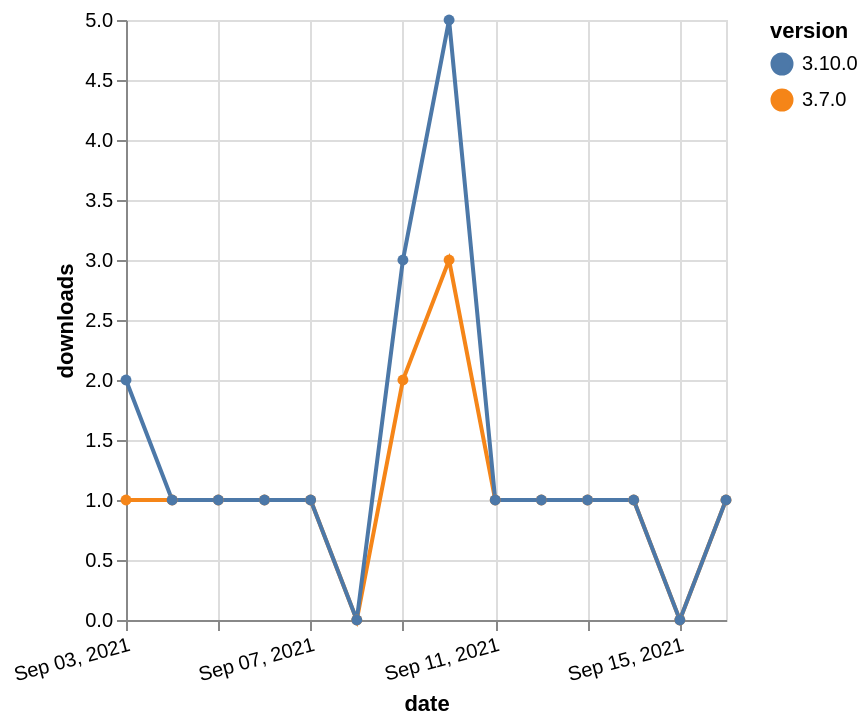

Express this chart as Vega-Lite.
### Vega-Lite specification from a JSON file in a GitHub repository (floating-point values rounded to 4 significant figures)
{"$schema": "https://vega.github.io/schema/vega-lite/v5.json", "description": "A simple bar chart with embedded data.", "data": {"values": [{"date": "2021-09-03", "total": 301, "delta": 1, "version": "3.7.0"}, {"date": "2021-09-04", "total": 302, "delta": 1, "version": "3.7.0"}, {"date": "2021-09-05", "total": 303, "delta": 1, "version": "3.7.0"}, {"date": "2021-09-06", "total": 304, "delta": 1, "version": "3.7.0"}, {"date": "2021-09-07", "total": 305, "delta": 1, "version": "3.7.0"}, {"date": "2021-09-08", "total": 305, "delta": 0, "version": "3.7.0"}, {"date": "2021-09-09", "total": 307, "delta": 2, "version": "3.7.0"}, {"date": "2021-09-10", "total": 310, "delta": 3, "version": "3.7.0"}, {"date": "2021-09-11", "total": 311, "delta": 1, "version": "3.7.0"}, {"date": "2021-09-12", "total": 312, "delta": 1, "version": "3.7.0"}, {"date": "2021-09-13", "total": 313, "delta": 1, "version": "3.7.0"}, {"date": "2021-09-14", "total": 314, "delta": 1, "version": "3.7.0"}, {"date": "2021-09-15", "total": 314, "delta": 0, "version": "3.7.0"}, {"date": "2021-09-16", "total": 315, "delta": 1, "version": "3.7.0"}, {"date": "2021-09-03", "total": 306, "delta": 2, "version": "3.10.0"}, {"date": "2021-09-04", "total": 307, "delta": 1, "version": "3.10.0"}, {"date": "2021-09-05", "total": 308, "delta": 1, "version": "3.10.0"}, {"date": "2021-09-06", "total": 309, "delta": 1, "version": "3.10.0"}, {"date": "2021-09-07", "total": 310, "delta": 1, "version": "3.10.0"}, {"date": "2021-09-08", "total": 310, "delta": 0, "version": "3.10.0"}, {"date": "2021-09-09", "total": 313, "delta": 3, "version": "3.10.0"}, {"date": "2021-09-10", "total": 318, "delta": 5, "version": "3.10.0"}, {"date": "2021-09-11", "total": 319, "delta": 1, "version": "3.10.0"}, {"date": "2021-09-12", "total": 320, "delta": 1, "version": "3.10.0"}, {"date": "2021-09-13", "total": 321, "delta": 1, "version": "3.10.0"}, {"date": "2021-09-14", "total": 322, "delta": 1, "version": "3.10.0"}, {"date": "2021-09-15", "total": 322, "delta": 0, "version": "3.10.0"}, {"date": "2021-09-16", "total": 323, "delta": 1, "version": "3.10.0"}]}, "width": "container", "mark": {"type": "line", "point": {"filled": true}}, "encoding": {"x": {"field": "date", "type": "temporal", "timeUnit": "yearmonthdate", "title": "date", "axis": {"labelAngle": -15}}, "y": {"field": "delta", "type": "quantitative", "title": "downloads"}, "color": {"field": "version", "type": "nominal"}, "tooltip": {"field": "delta"}}}
